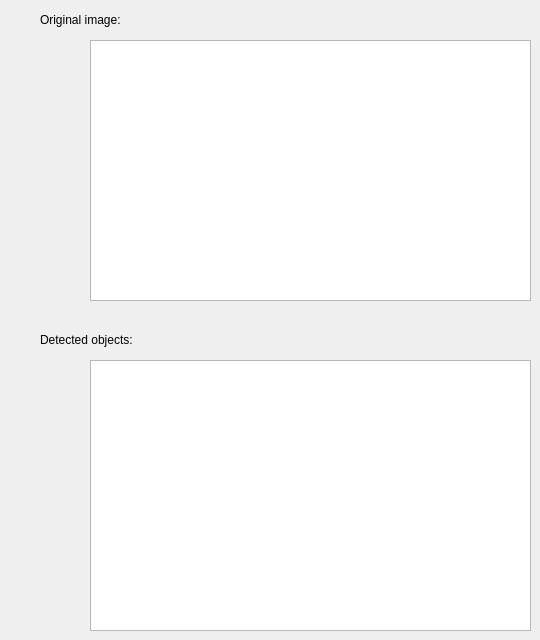
      <widget class="QWidget" name="tabCameraFeed">
       <attribute name="title">
        <string>Camera feed</string>
       </attribute>
       <widget class="QGraphicsView" name="grDetectedObjects">
        <property name="geometry">
         <rect>
          <x>90</x>
          <y>360</y>
          <width>441</width>
          <height>271</height>
         </rect>
        </property>
       </widget>
       <widget class="QLabel" name="label">
        <property name="geometry">
         <rect>
          <x>40</x>
          <y>10</y>
          <width>121</width>
          <height>19</height>
         </rect>
        </property>
        <property name="sizePolicy">
         <sizepolicy hsizetype="Minimum" vsizetype="Minimum">
          <horstretch>0</horstretch>
          <verstretch>0</verstretch>
         </sizepolicy>
        </property>
        <property name="text">
         <string>Original image:</string>
        </property>
       </widget>
       <widget class="QLabel" name="label_2">
        <property name="geometry">
         <rect>
          <x>40</x>
          <y>330</y>
          <width>141</width>
          <height>19</height>
         </rect>
        </property>
        <property name="sizePolicy">
         <sizepolicy hsizetype="Minimum" vsizetype="Minimum">
          <horstretch>0</horstretch>
          <verstretch>0</verstretch>
         </sizepolicy>
        </property>
        <property name="text">
         <string>Detected objects:</string>
        </property>
       </widget>
       <widget class="QGraphicsView" name="grOriginalImage">
        <property name="geometry">
         <rect>
          <x>90</x>
          <y>40</y>
          <width>441</width>
          <height>261</height>
         </rect>
        </property>
       </widget>
      </widget>
